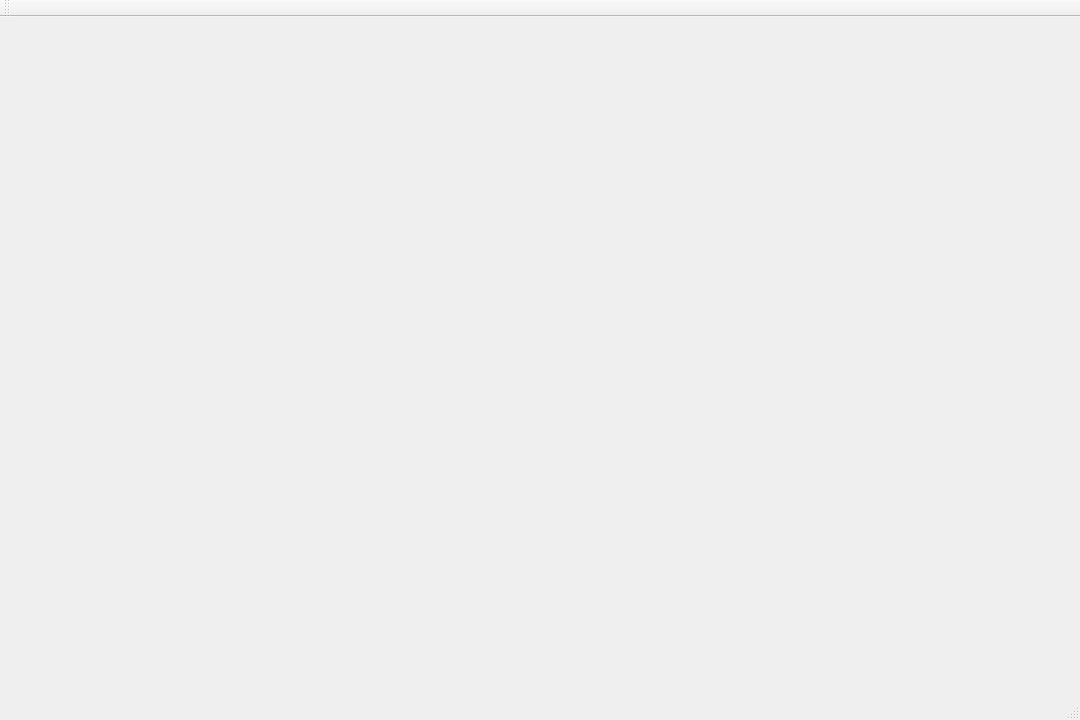
<?xml version="1.0" encoding="UTF-8"?>
<ui version="4.0">
 <class>MainWindow</class>
 <widget class="QMainWindow" name="MainWindow">
  <property name="geometry">
   <rect>
    <x>0</x>
    <y>0</y>
    <width>1080</width>
    <height>720</height>
   </rect>
  </property>
  <property name="minimumSize">
   <size>
    <width>1080</width>
    <height>720</height>
   </size>
  </property>
  <property name="maximumSize">
   <size>
    <width>1080</width>
    <height>720</height>
   </size>
  </property>
  <property name="windowTitle">
   <string>仙剑</string>
  </property>
  <property name="windowIcon">
   <iconset resource="res.qrc">
    <normaloff>:/images/renwu/zhaolinger</normaloff>:/images/renwu/zhaolinger</iconset>
  </property>
  <property name="autoFillBackground">
   <bool>false</bool>
  </property>
  <property name="iconSize">
   <size>
    <width>30</width>
    <height>30</height>
   </size>
  </property>
  <property name="toolButtonStyle">
   <enum>Qt::ToolButtonTextUnderIcon</enum>
  </property>
  <widget class="QWidget" name="centralWidget">
   <widget class="QPushButton" name="btnNewStart">
    <property name="geometry">
     <rect>
      <x>130</x>
      <y>140</y>
      <width>280</width>
      <height>100</height>
     </rect>
    </property>
    <property name="text">
     <string/>
    </property>
    <property name="icon">
     <iconset resource="res.qrc">
      <normaloff>:/images/mainwindow/images/MainWindow/xindekaishi.png</normaloff>:/images/mainwindow/images/MainWindow/xindekaishi.png</iconset>
    </property>
    <property name="iconSize">
     <size>
      <width>280</width>
      <height>100</height>
     </size>
    </property>
    <property name="flat">
     <bool>true</bool>
    </property>
   </widget>
   <widget class="QPushButton" name="btnLoadMemory">
    <property name="geometry">
     <rect>
      <x>130</x>
      <y>290</y>
      <width>280</width>
      <height>100</height>
     </rect>
    </property>
    <property name="text">
     <string/>
    </property>
    <property name="icon">
     <iconset resource="res.qrc">
      <normaloff>:/images/mainwindow/images/MainWindow/jiudehuiyi.png</normaloff>:/images/mainwindow/images/MainWindow/jiudehuiyi.png</iconset>
    </property>
    <property name="iconSize">
     <size>
      <width>280</width>
      <height>100</height>
     </size>
    </property>
    <property name="flat">
     <bool>true</bool>
    </property>
   </widget>
   <widget class="QPushButton" name="btnExitGame">
    <property name="geometry">
     <rect>
      <x>130</x>
      <y>460</y>
      <width>280</width>
      <height>100</height>
     </rect>
    </property>
    <property name="text">
     <string/>
    </property>
    <property name="icon">
     <iconset resource="res.qrc">
      <normaloff>:/images/mainwindow/images/MainWindow/tuiyinjianghu.png</normaloff>:/images/mainwindow/images/MainWindow/tuiyinjianghu.png</iconset>
    </property>
    <property name="iconSize">
     <size>
      <width>280</width>
      <height>100</height>
     </size>
    </property>
    <property name="flat">
     <bool>true</bool>
    </property>
   </widget>
  </widget>
  <widget class="QMenuBar" name="menuBar">
   <property name="geometry">
    <rect>
     <x>0</x>
     <y>0</y>
     <width>1080</width>
     <height>23</height>
    </rect>
   </property>
  </widget>
  <widget class="QToolBar" name="mainToolBar">
   <attribute name="toolBarArea">
    <enum>TopToolBarArea</enum>
   </attribute>
   <attribute name="toolBarBreak">
    <bool>false</bool>
   </attribute>
  </widget>
  <widget class="QStatusBar" name="statusBar"/>
 </widget>
 <layoutdefault spacing="6" margin="11"/>
 <resources>
  <include location="res.qrc"/>
 </resources>
 <connections/>
</ui>
